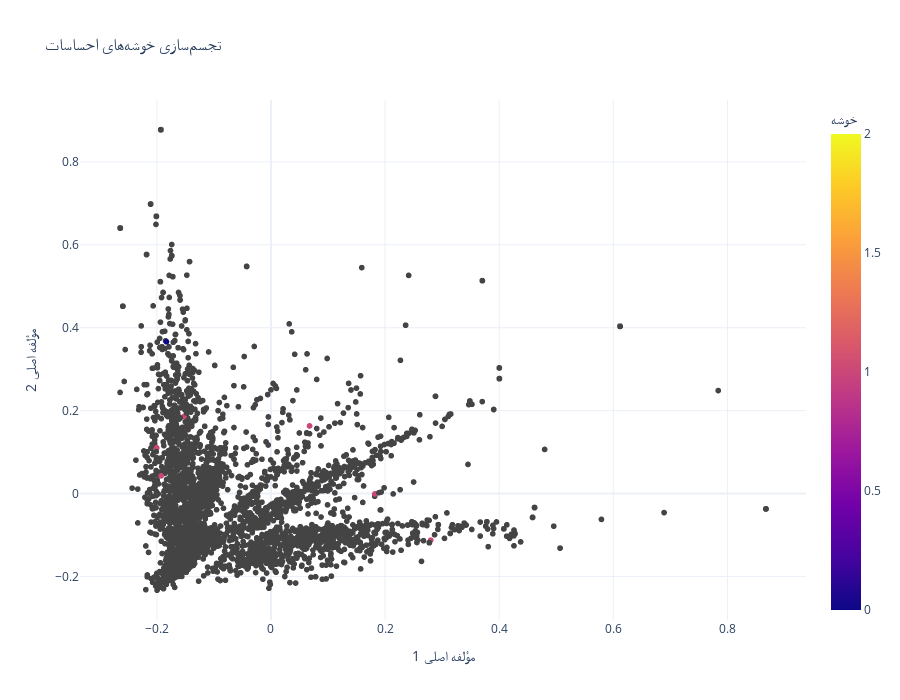

Notebook code cell kept with this figure:
### Code cell
# کاهش ابعاد برای تجسمسازی خوشهها
print("در حال آمادهسازی تجسمسازی خوشهها...")
pca = PCA(n_components=2)
reduced_features = pca.fit_transform(tfidf_matrix.toarray())
df2_vis = pd.DataFrame(reduced_features, columns=['x', 'y'])
df2_vis['cluster'] = df2_cleaned['cluster']

# تجسمسازی خوشهها با استفاده از plotly
fig = px.scatter(
    df2_vis, x='x', y='y', color='cluster',
    title='تجسمسازی خوشههای احساسات',
    labels={'x': 'مؤلفه اصلی 1', 'y': 'مؤلفه اصلی 2', 'cluster': 'خوشه'}
)
fig.update_layout(
    width=900, 
    height=700, 
    template='plotly_white'
)
fig.show()

### Figure 1 — Plotly figure (JSON) as saved in the notebook; plotly's stock layout.template omitted (floating-point values rounded to 4 significant figures; data arrays with more than 128 entries replaced by an {"elided": "..."} marker saying what was removed)
{"data": [{"hovertemplate": "مؤلفه اصلی 1=%{x}<br>مؤلفه اصلی 2=%{y}<br>خوشه=%{marker.color}<extra></extra>", "legendgroup": "", "marker": {"color": {"elided": "5847 float values"}, "coloraxis": "coloraxis", "symbol": "circle"}, "mode": "markers", "name": "", "showlegend": false, "type": "scattergl", "x": {"elided": "5847 float values"}, "xaxis": "x", "y": {"elided": "5847 float values"}, "yaxis": "y"}], "layout": {"coloraxis": {"colorbar": {"title": {"text": "خوشه"}}, "colorscale": [[0, "#0d0887"], [0.1111, "#46039f"], [0.2222, "#7201a8"], [0.3333, "#9c179e"], [0.4444, "#bd3786"], [0.5556, "#d8576b"], [0.6667, "#ed7953"], [0.7778, "#fb9f3a"], [0.8889, "#fdca26"], [1, "#f0f921"]]}, "height": 700, "legend": {"tracegroupgap": 0}, "title": {"text": "تجسمسازی خوشههای احساسات"}, "width": 900, "xaxis": {"anchor": "y", "domain": [0, 1], "title": {"text": "مؤلفه اصلی 1"}}, "yaxis": {"anchor": "x", "domain": [0, 1], "title": {"text": "مؤلفه اصلی 2"}}}}
